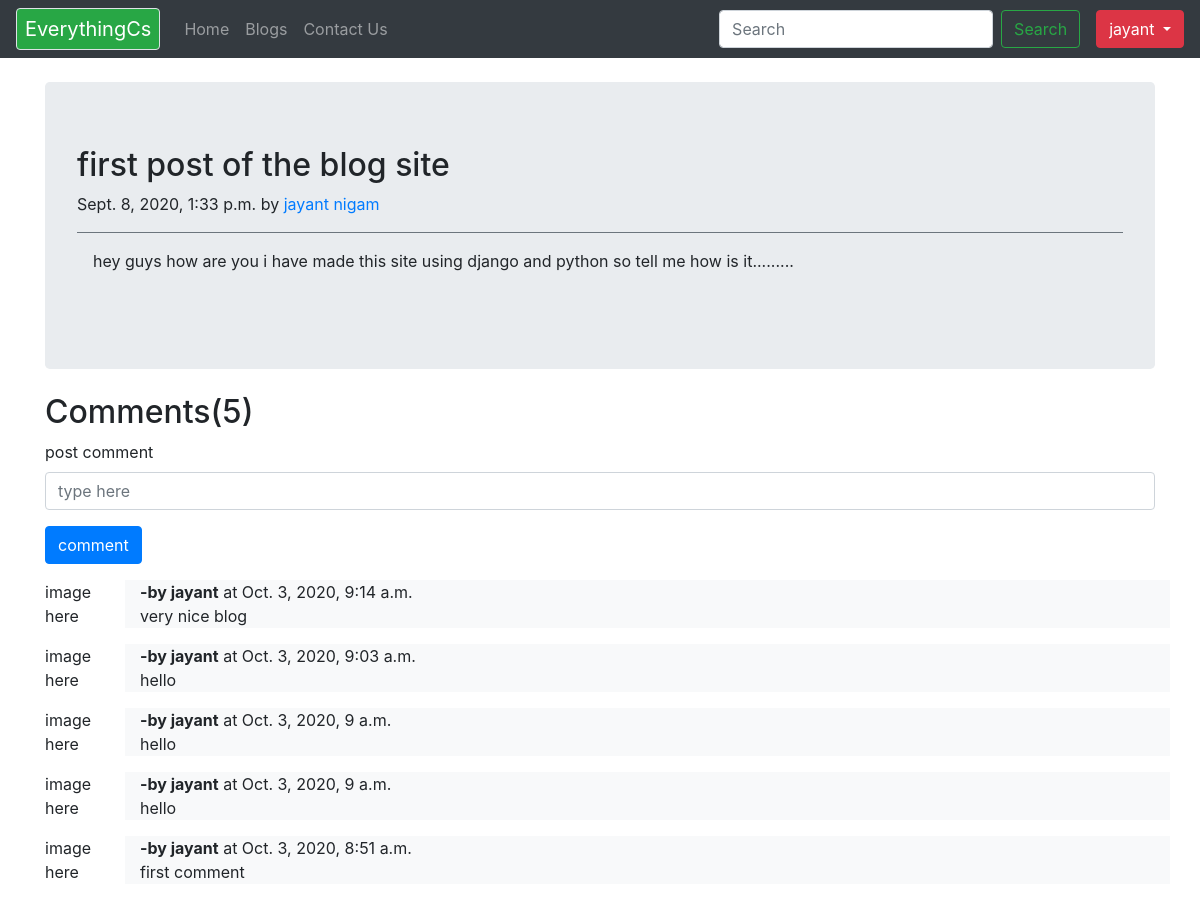
Page /blog/first-post (signed in) on the committed database.
### blog/models.py (models this page shows, shortened)
class Post(models.Model):
    sno = models.AutoField(primary_key=True)
    title = models.CharField(max_length=50)
    content = models.TextField()
    author = models.CharField(max_length=50)
    slug = models.SlugField(max_length=200)
    timeStamp = models.DateTimeField(auto_now_add=True)
    class Meta:
        ordering = ['-timeStamp']

class BlogComment(models.Model):
    sno = models.AutoField(primary_key=True)
    comment = models.TextField()
    user = models.ForeignKey(User, on_delete=models.CASCADE)
    post = models.ForeignKey(Post, on_delete=models.CASCADE)
    parent = models.ForeignKey('self', on_delete=models.CASCADE, null=True)
    timestamp = models.DateTimeField(auto_now_add=True)
    class Meta:
        ordering = ['-timestamp']

### blog/views.py (the view)
# urls.py: path('<str:slug>', views.blogPost, name='blogpost'),
def blogPost(request, slug):
    post = Post.objects.filter(slug=slug).first()
    comments = BlogComment.objects.filter(post=post)
    print(request.user)
    context = {'post': post, 'comments': comments, 'user': request.user}
    return render(request, 'blog/blogPost.html', context)

### templates/blog/blogPost.html (shortened to what this page needs)
{% extends 'base.html' %}
{% block body %}
<div class="container ">
  <div class="jumbotron my-4 ">
    <div class="blog-post">
      <h2 class="blog-post-title">{{post.title}}</h2>
      <p class="blog-post-meta">{{post.timeStamp}} by <a href="#">{{post.author}}</a></p>
      <div class="post-content border-top border-secondary p-3 text-justify">
         <p>{{post.content}}</p>
      </div>
    </div>
  </div>
</div>
<div>
  <div class="container">
  {% if user.is_authenticated %}
  <form action="/blog/postComment" method='post'>
      <form>
      <h2 class = 'my-2'>Comments({{comments.count}})</h2>
        <div class="form-group">
          <label for="exampleInputEmail1">post comment </label>
          <input type="text" class="form-control" name='comment' placeholder='type here'>
        </div>
        <button type="submit" class="btn btn-primary">comment</button>
      </form>
       {% for comment in comments %}
      <div class="row my-3">
        <div class="col-md-1">image here</div>
        <div class="col-md-11 bg-light">
        <b>-by {{comment.user.username}}</b> at {{comment.timestamp}}
        <div>
        {{comment.comment}}
        </div>
        </div>
      </div>
      {% endfor %}
  {% endif %}
  </div>
</div>
{% endblock body %}

### templates/base.html (shortened to what this page needs)
{% load static %}
<!DOCTYPE html>
<html lang="en">
<head>
  <link rel="stylesheet" href="https://stackpath.bootstrapcdn.com/bootstrap/4.5.2/css/bootstrap.min.css"
>
</head>
<body>
  <nav class="navbar navbar-expand-lg navbar-dark bg-dark">
    <a class="navbar-brand border rounded pl-2 pr-2 bg-success" href="/">EverythingCs</a>
    <div class="collapse navbar-collapse" id="navbarSupportedContent">
      <ul class="navbar-nav mr-auto">
        <li class="nav-item {% block homeactive %}
          {% endblock homeactive %}">
          <a class="nav-link" href="/">Home <span class="sr-only">(current)</span></a>
        </li>
        <li class="nav-item {% block blogactive %}
          {% endblock blogactive %}">
          <a class="nav-link" href="/blog">Blogs</a>
        </li>
        <li class="nav-item {% block contactactive %}
           {% endblock contactactive %}">
          <a class="nav-link" href="/contact">Contact Us</a>
        </li>
      </ul>
      <form class="form-inline my-2 my-lg-0">
        <input class="form-control mr-sm-2" type="search" placeholder="Search" aria-label="Search" />
        <button class="btn btn-outline-success my-2 my-sm-0 mr-3" type="submit">
          Search
        </button>
      </form>
      {% if user.is_authenticated %}
      <div class="btn-group">
        <button type="button" class="btn btn-danger dropdown-toggle" data-toggle="dropdown" aria-haspopup="true"
          aria-expanded="false">
          {{request.user}}
        </button>
      </div>
      {% endif %}
    </div>
  </nav>
  {% block body %} {% endblock body %}
</body>
</html>

### rows in the picture
Post: title "first post of the blog site", timeStamp "Sept. 8, 2020, 1:33 p.m.", author "jayant nigam", content "hey guys how are you i have made this site using django and python so tell me how is it........."
BlogComment: user.username "jayant", timestamp "Oct. 3, 2020, 9:14 a.m.", comment "very nice blog"
BlogComment: user.username "jayant", timestamp "Oct. 3, 2020, 9:03 a.m.", comment "hello"
BlogComment: user.username "jayant", timestamp "Oct. 3, 2020, 9 a.m.", comment "hello"
BlogComment: user.username "jayant", timestamp "Oct. 3, 2020, 9 a.m.", comment "hello"
BlogComment: user.username "jayant", timestamp "Oct. 3, 2020, 8:51 a.m.", comment "first comment"

### other values in the picture
{{ request.user }} "jayant"
{{ comments.count }} "5"
